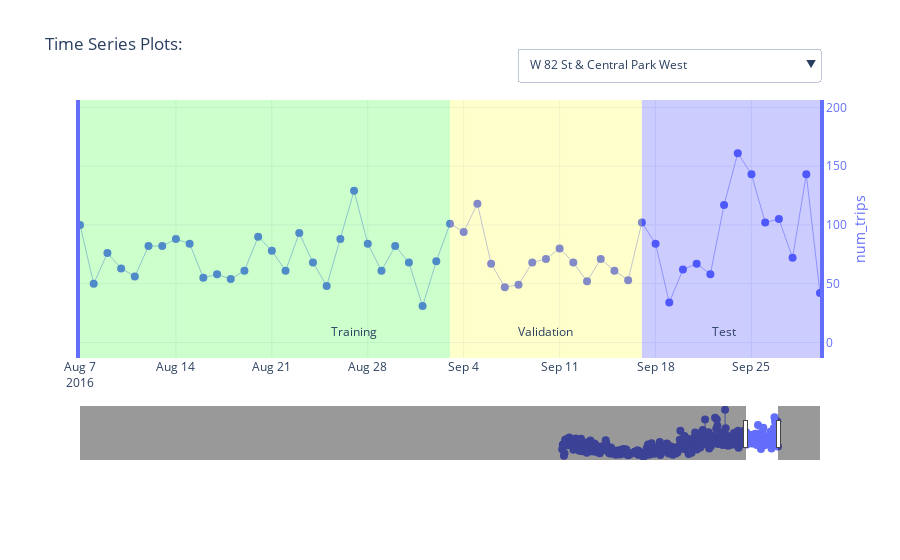

Notebook cell for this chart:
### Markdown cell above
### Plot Time Series

Create an interactive chart for review individual time series (bike stations) and scrolling through the time range by using [Plotly](https://plotly.com/python/):

### Code cell
# NA values in Pandas will not convert to JSON which Plotly uses:
rawSeries = rawSeries.fillna(np.nan).replace([np.nan], [None])

# create a figure:
fig = go.Figure()

# get a list of colors to use:
colors = px.colors.qualitative.Plotly

# list of columns to plot over time : target and covariates
variables = [TARGET_COLUMN] # + COVARIATE_COLUMNS # no covariate for univarate forecasting

# create dropdown/button to toggle series
buttons = []
b = 0 # default button index

# iterate through series:
series = rawSeries[SERIES_COLUMN].unique().tolist()[0:viz_limit]
for s in series:
    # iterate trhough columns
    for y, v in enumerate(variables):
        fig.add_trace(
            go.Scatter(
                x = rawSeries[rawSeries[SERIES_COLUMN]==s][TIME_COLUMN],
                y = rawSeries[rawSeries[SERIES_COLUMN]==s][v],
                name = f'{v}',
                text = rawSeries[rawSeries[SERIES_COLUMN]==s][v],
                yaxis = f"y{y+1}",
                hoverinfo='name+x+text',
                line = {'width': 0.5},
                marker = {'size': 8},
                mode = 'lines+markers',
                showlegend = False,
                visible = (b==0) # make a series visible as default: this uses the first series
            )
        )
    
    # which button to show:
    ff = 0 # count of forecast related traces add to each series
    which_buttons = [False] * len(series) * (len(variables) + ff)
    which_buttons[b * (len(variables) +ff):(b+1)*(len(variables) + ff)] = [True] * (len(variables) + ff)

    # create button for series:
    button = dict(
        label = s,
        method = 'update',
        args = [{'visible': which_buttons}]
    )
    buttons.append(button)
    b += 1

# add split regions: training
fig.add_shape(
    fillcolor = 'rgba(0, 255, 0, 0.2)',
    line = {'width': 0},
    type = 'rect',
    x0 = keyDates['start_date'][0],
    x1 = keyDates['val_start'][0],
    xref = 'x',
    y0 = 0,
    y1 = 1,
    yref = 'paper'
)
fig.add_annotation(
    x = keyDates['val_start'][0] - (keyDates['test_start'][0]-keyDates['val_start'][0])/2,
    y = 0,
    ax = 0, ay = 0,
    yref = 'y1',
    xref = 'x',
    text = 'Training',
    yanchor = 'bottom'
)

# add split regions: validation
fig.add_shape(
    fillcolor = 'rgba(255, 255, 0, 0.2)',
    line = {'width': 0},
    type = 'rect',
    x0 = keyDates['val_start'][0],
    x1 = keyDates['test_start'][0],
    xref = 'x',
    y0 = 0,
    y1 = 1,
    yref = 'paper'
)
fig.add_annotation(
    x = keyDates['val_start'][0] + (keyDates['test_start'][0]-keyDates['val_start'][0])/2,
    y = 0,
    ax = 0, ay = 0,
    yref = 'y1',
    xref = 'x',
    text = 'Validation',
    yanchor = 'bottom'
)

# add split regions: test
fig.add_shape(
    fillcolor = 'rgba(0, 0, 255, 0.2)',
    line = {'width': 0},
    type = 'rect',
    x0 = keyDates['test_start'][0],
    x1 = keyDates['end_date'][0],
    xref = 'x',
    y0 = 0,
    y1 = 1,
    yref = 'paper'
)
fig.add_annotation(
    x = keyDates['test_start'][0] + (keyDates['end_date'][0]-keyDates['test_start'][0])/2,
    y = 0,
    ax = 0, ay = 0,
    yref = 'y1',
    xref = 'x',
    text = 'Test',
    yanchor = 'bottom'
)

# configure axes layout:
layout = dict(
    xaxis =  dict(
        range = [keyDates['end_date'][0] - 2*(keyDates['end_date'][0] - keyDates['val_start'][0]), keyDates['end_date'][0]],
        rangeslider = dict(
            autorange = True,
            range = [keyDates['start_date'][0], keyDates['end_date'][0]]
        ),
        type = 'date'
    )
)
for v, variable in enumerate(variables):
    layout[f'yaxis{v+1}'] = dict(
        anchor = 'x',
        domain = [v*(1/len(variables)), (v+1)*(1/len(variables))],
        autorange = True,
        mirror = True,
        autoshift = True,
        title = dict(text = variable, standoff = 10 + 20 * (v % 2), font = dict(color = colors[v])),
        tickfont = dict(color = colors[v]),
        tickmode = 'auto',
        linecolor = colors[v],
        linewidth = 4,
        showline = True,
        side = 'right',
        type = 'linear',
        zeroline = False
    )

# final update of display before rendering
fig.update_layout(
    layout,
    title = 'Time Series Plots:',
    dragmode="zoom",
    hovermode="x",
    legend=dict(traceorder="reversed"),
    height=600,
    template="plotly_white",
    margin=dict(
        t=100,
        b=100
    ),
    updatemenus = [
        dict(
            buttons = buttons,
            type = 'dropdown',
            direction = 'down',
            x = 1,
            y = 1.2,
            showactive = True
        )
    ]
)

# render the interactive plot:
fig.show()

### Figure 1 — Plotly figure (JSON) as saved in the notebook; plotly's stock layout.template omitted (floating-point values rounded to 4 significant figures; data arrays with more than 128 entries replaced by an {"elided": "..."} marker saying what was removed)
{"data": [{"hoverinfo": "name+x+text", "line": {"width": 0.5}, "marker": {"size": 8}, "mode": "lines+markers", "name": "num_trips", "showlegend": false, "text": [14, 151, 255, 328, 259, 96, 117, 142, 129, 186, 221, 148, 151, 131, 132, 175, 269, 272, 39, 120, 164, 158, 137, 241, 288, 125, 120, 114, 93, 33], "type": "scatter", "visible": false, "x": ["2016-09-01", "2016-09-02", "2016-09-03", "2016-09-04", "2016-09-05", "2016-09-06", "2016-09-07", "2016-09-08", "2016-09-09", "2016-09-10", "2016-09-11", "2016-09-12", "2016-09-13", "2016-09-14", "2016-09-15", "2016-09-16", "2016-09-17", "2016-09-18", "2016-09-19", "2016-09-20", "2016-09-21", "2016-09-22", "2016-09-23", "2016-09-24", "2016-09-25", "2016-09-26", "2016-09-27", "2016-09-28", "2016-09-29", "2016-09-30"], "y": [14, 151, 255, 328, 259, 96, 117, 142, 129, 186, 221, 148, 151, 131, 132, 175, 269, 272, 39, 120, 164, 158, 137, 241, 288, 125, 120, 114, 93, 33], "yaxis": "y"}, {"hoverinfo": "name+x+text", "line": {"width": 0.5}, "marker": {"size": 8}, "mode": "lines+markers", "name": "num_trips", "showlegend": false, "text": {"elided": "1177 int values"}, "type": "scatter", "visible": false, "x": {"elided": "1177 str values"}, "y": {"elided": "1177 int values"}, "yaxis": "y"}, {"hoverinfo": "name+x+text", "line": {"width": 0.5}, "marker": {"size": 8}, "mode": "lines+markers", "name": "num_trips", "showlegend": false, "text": [85, 135, 240, 301, 132, 69, 63, 69, 48, 62, 100, 70, 60, 96, 73, 67, 111, 124, 76, 78, 83, 78, 80, 114, 140, 56, 83, 96, 40, 138, 146, 173, 159, 64, 108, 85, 82, 120, 161, 77, 86, 98, 75, 103, 153, 164, 18, 108, 111, 68, 109, 123, 139, 92, 87, 86, 104, 39], "type": "scatter", "visible": false, "x": ["2016-08-04", "2016-08-05", "2016-08-06", "2016-08-07", "2016-08-08", "2016-08-09", "2016-08-10", "2016-08-11", "2016-08-12", "2016-08-13", "2016-08-14", "2016-08-15", "2016-08-16", "2016-08-17", "2016-08-18", "2016-08-19", "2016-08-20", "2016-08-21", "2016-08-22", "2016-08-23", "2016-08-24", "2016-08-25", "2016-08-26", "2016-08-27", "2016-08-28", "2016-08-29", "2016-08-30", "2016-08-31", "2016-09-01", "2016-09-02", "2016-09-03", "2016-09-04", "2016-09-05", "2016-09-06", "2016-09-07", "2016-09-08", "2016-09-09", "2016-09-10", "2016-09-11", "2016-09-12", "2016-09-13", "2016-09-14", "2016-09-15", "2016-09-16", "2016-09-17", "2016-09-18", "2016-09-19", "2016-09-20", "2016-09-21", "2016-09-22", "2016-09-23", "2016-09-24", "2016-09-25", "2016-09-26", "2016-09-27", "2016-09-28", "2016-09-29", "2016-09-30"], "y": [85, 135, 240, 301, 132, 69, 63, 69, 48, 62, 100, 70, 60, 96, 73, 67, 111, 124, 76, 78, 83, 78, 80, 114, 140, 56, 83, 96, 40, 138, 146, 173, 159, 64, 108, 85, 82, 120, 161, 77, 86, 98, 75, 103, 153, 164, 18, 108, 111, 68, 109, 123, 139, 92, 87, 86, 104, 39], "yaxis": "y"}, {"hoverinfo": "name+x+text", "line": {"width": 0.5}, "marker": {"size": 8}, "mode": "lines+markers", "name": "num_trips", "showlegend": false, "text": [44, 40, 28, 30, 30, 35, 51, 24, 39, 25, 31, 44, 74, 83, 28, 31, 43, 55, 49, 57, 95, 33, 59, 41, 9, 24, 29, 2, 95, 23, 14, 37, 41, 78, 84, 25, 38, 18, 53, 51, 87, 69, 7, 26, 43, 27, 32, 63, 60, 47, 24, 41, 16, 13], "type": "scatter", "visible": false, "x": ["2016-08-08", "2016-08-09", "2016-08-10", "2016-08-11", "2016-08-12", "2016-08-13", "2016-08-14", "2016-08-15", "2016-08-16", "2016-08-17", "2016-08-18", "2016-08-19", "2016-08-20", "2016-08-21", "2016-08-22", "2016-08-23", "2016-08-24", "2016-08-25", "2016-08-26", "2016-08-27", "2016-08-28", "2016-08-29", "2016-08-30", "2016-08-31", "2016-09-01", "2016-09-02", "2016-09-03", "2016-09-04", "2016-09-05", "2016-09-06", "2016-09-07", "2016-09-08", "2016-09-09", "2016-09-10", "2016-09-11", "2016-09-12", "2016-09-13", "2016-09-14", "2016-09-15", "2016-09-16", "2016-09-17", "2016-09-18", "2016-09-19", "2016-09-20", "2016-09-21", "2016-09-22", "2016-09-23", "2016-09-24", "2016-09-25", "2016-09-26", "2016-09-27", "2016-09-28", "2016-09-29", "2016-09-30"], "y": [44, 40, 28, 30, 30, 35, 51, 24, 39, 25, 31, 44, 74, 83, 28, 31, 43, 55, 49, 57, 95, 33, 59, 41, 9, 24, 29, 2, 95, 23, 14, 37, 41, 78, 84, 25, 38, 18, 53, 51, 87, 69, 7, 26, 43, 27, 32, 63, 60, 47, 24, 41, 16, 13], "yaxis": "y"}, {"hoverinfo": "name+x+text", "line": {"width": 0.5}, "marker": {"size": 8}, "mode": "lines+markers", "name": "num_trips", "showlegend": false, "text": [28, 112, 77, 68, 62, 39, 50, 50, 36, 48, 38, 41, 47, 51, 38, 56, 55, 56, 61, 64, 59, 49, 45, 41, 23, 59, 58, 100, 51, 38, 47, 43, 42, 49, 73, 58, 75, 35, 67, 53, 75, 75, 27, 60, 54, 56, 58, 64, 65, 34, 50, 41, 40, 10], "type": "scatter", "visible": false, "x": ["2016-08-08", "2016-08-09", "2016-08-10", "2016-08-11", "2016-08-12", "2016-08-13", "2016-08-14", "2016-08-15", "2016-08-16", "2016-08-17", "2016-08-18", "2016-08-19", "2016-08-20", "2016-08-21", "2016-08-22", "2016-08-23", "2016-08-24", "2016-08-25", "2016-08-26", "2016-08-27", "2016-08-28", "2016-08-29", "2016-08-30", "2016-08-31", "2016-09-01", "2016-09-02", "2016-09-03", "2016-09-04", "2016-09-05", "2016-09-06", "2016-09-07", "2016-09-08", "2016-09-09", "2016-09-10", "2016-09-11", "2016-09-12", "2016-09-13", "2016-09-14", "2016-09-15", "2016-09-16", "2016-09-17", "2016-09-18", "2016-09-19", "2016-09-20", "2016-09-21", "2016-09-22", "2016-09-23", "2016-09-24", "2016-09-25", "2016-09-26", "2016-09-27", "2016-09-28", "2016-09-29", "2016-09-30"], "y": [28, 112, 77, 68, 62, 39, 50, 50, 36, 48, 38, 41, 47, 51, 38, 56, 55, 56, 61, 64, 59, 49, 45, 41, 23, 59, 58, 100, 51, 38, 47, 43, 42, 49, 73, 58, 75, 35, 67, 53, 75, 75, 27, 60, 54, 56, 58, 64, 65, 34, 50, 41, 40, 10], "yaxis": "y"}, {"hoverinfo": "name+x+text", "line": {"width": 0.5}, "marker": {"size": 8}, "mode": "lines+markers", "name": "num_trips", "showlegend": false, "text": {"elided": "359 int values"}, "type": "scatter", "visible": false, "x": {"elided": "359 str values"}, "y": {"elided": "359 int values"}, "yaxis": "y"}, {"hoverinfo": "name+x+text", "line": {"width": 0.5}, "marker": {"size": 8}, "mode": "lines+markers", "name": "num_trips", "showlegend": false, "text": {"elided": "361 int values"}, "type": "scatter", "visible": false, "x": {"elided": "361 str values"}, "y": {"elided": "361 int values"}, "yaxis": "y"}, {"hoverinfo": "name+x+text", "line": {"width": 0.5}, "marker": {"size": 8}, "mode": "lines+markers", "name": "num_trips", "showlegend": false, "text": {"elided": "355 int values"}, "type": "scatter", "visible": false, "x": {"elided": "355 str values"}, "y": {"elided": "355 int values"}, "yaxis": "y"}, {"hoverinfo": "name+x+text", "line": {"width": 0.5}, "marker": {"size": 8}, "mode": "lines+markers", "name": "num_trips", "showlegend": false, "text": {"elided": "345 int values"}, "type": "scatter", "visible": false, "x": {"elided": "345 str values"}, "y": {"elided": "345 int values"}, "yaxis": "y"}, {"hoverinfo": "name+x+text", "line": {"width": 0.5}, "marker": {"size": 8}, "mode": "lines+markers", "name": "num_trips", "showlegend": false, "text": {"elided": "1179 int values"}, "type": "scatter", "visible": false, "x": {"elided": "1179 str values"}, "y": {"elided": "1179 int values"}, "yaxis": "y"}, {"hoverinfo": "name+x+text", "line": {"width": 0.5}, "marker": {"size": 8}, "mode": "lines+markers", "name": "num_trips", "showlegend": false, "text": [42, 71, 108, 107, 103, 78, 90, 99, 67, 143, 152, 84, 94, 83, 96, 80, 151, 133, 59, 112, 121, 35, 86, 64, 75, 60, 58, 58, 77, 60, 69, 95, 60, 86, 55, 64, 66, 101, 106, 32, 70, 77, 82, 72, 67, 57, 39, 71, 69, 60, 32], "type": "scatter", "visible": false, "x": ["2016-08-11", "2016-08-12", "2016-08-13", "2016-08-14", "2016-08-15", "2016-08-16", "2016-08-17", "2016-08-18", "2016-08-19", "2016-08-20", "2016-08-21", "2016-08-22", "2016-08-23", "2016-08-24", "2016-08-25", "2016-08-26", "2016-08-27", "2016-08-28", "2016-08-29", "2016-08-30", "2016-08-31", "2016-09-01", "2016-09-02", "2016-09-03", "2016-09-04", "2016-09-05", "2016-09-06", "2016-09-07", "2016-09-08", "2016-09-09", "2016-09-10", "2016-09-11", "2016-09-12", "2016-09-13", "2016-09-14", "2016-09-15", "2016-09-16", "2016-09-17", "2016-09-18", "2016-09-19", "2016-09-20", "2016-09-21", "2016-09-22", "2016-09-23", "2016-09-24", "2016-09-25", "2016-09-26", "2016-09-27", "2016-09-28", "2016-09-29", "2016-09-30"], "y": [42, 71, 108, 107, 103, 78, 90, 99, 67, 143, 152, 84, 94, 83, 96, 80, 151, 133, 59, 112, 121, 35, 86, 64, 75, 60, 58, 58, 77, 60, 69, 95, 60, 86, 55, 64, 66, 101, 106, 32, 70, 77, 82, 72, 67, 57, 39, 71, 69, 60, 32], "yaxis": "y"}, {"hoverinfo": "name+x+text", "line": {"width": 0.5}, "marker": {"size": 8}, "mode": "lines+markers", "name": "num_trips", "showlegend": false, "text": {"elided": "359 int values"}, "type": "scatter", "visible": true, "x": {"elided": "359 str values"}, "y": {"elided": "359 int values"}, "yaxis": "y"}], "layout": {"annotations": [{"ax": 0, "ay": 0, "text": "Training", "x": "2016-08-27", "xref": "x", "y": 0, "yanchor": "bottom", "yref": "y"}, {"ax": 0, "ay": 0, "text": "Validation", "x": "2016-09-10", "xref": "x", "y": 0, "yanchor": "bottom", "yref": "y"}, {"ax": 0, "ay": 0, "text": "Test", "x": "2016-09-23", "xref": "x", "y": 0, "yanchor": "bottom", "yref": "y"}], "autosize": true, "dragmode": "zoom", "hovermode": "x", "legend": {"traceorder": "reversed"}, "margin": {"b": 100, "t": 100}, "shapes": [{"fillcolor": "rgba(0, 255, 0, 0.2)", "line": {"width": 0}, "type": "rect", "x0": "2013-07-01", "x1": "2016-09-03", "xref": "x", "y0": 0, "y1": 1, "yref": "paper"}, {"fillcolor": "rgba(255, 255, 0, 0.2)", "line": {"width": 0}, "type": "rect", "x0": "2016-09-03", "x1": "2016-09-17", "xref": "x", "y0": 0, "y1": 1, "yref": "paper"}, {"fillcolor": "rgba(0, 0, 255, 0.2)", "line": {"width": 0}, "type": "rect", "x0": "2016-09-17", "x1": "2016-09-30", "xref": "x", "y0": 0, "y1": 1, "yref": "paper"}], "title": {"text": "Time Series Plots:"}, "updatemenus": [{"active": 11, "buttons": [{"args": [{"visible": [true, false, false, false, false, false, false, false, false, false, false, false]}], "label": "Central Park North & Adam Clayton Powell Blvd", "method": "update"}, {"args": [{"visible": [false, true, false, false, false, false, false, false, false, false, false, false]}], "label": "Central Park S & 6 Ave", "method": "update"}, {"args": [{"visible": [false, false, true, false, false, false, false, false, false, false, false, false]}], "label": "Central Park W & W 96 St", "method": "update"}, {"args": [{"visible": [false, false, false, true, false, false, false, false, false, false, false, false]}], "label": "Central Park West & W 100 St", "method": "update"}, {"args": [{"visible": [false, false, false, false, true, false, false, false, false, false, false, false]}], "label": "Central Park West & W 102 St", "method": "update"}, {"args": [{"visible": [false, false, false, false, false, true, false, false, false, false, false, false]}], "label": "Central Park West & W 68 St", "method": "update"}, {"args": [{"visible": [false, false, false, false, false, false, true, false, false, false, false, false]}], "label": "Central Park West & W 72 St", "method": "update"}, {"args": [{"visible": [false, false, false, false, false, false, false, true, false, false, false, false]}], "label": "Central Park West & W 76 St", "method": "update"}, {"args": [{"visible": [false, false, false, false, false, false, false, false, true, false, false, false]}], "label": "Central Park West & W 85 St", "method": "update"}, {"args": [{"visible": [false, false, false, false, false, false, false, false, false, true, false, false]}], "label": "Grand Army Plaza & Central Park S", "method": "update"}, {"args": [{"visible": [false, false, false, false, false, false, false, false, false, false, true, false]}], "label": "W 106 St & Central Park West", "method": "update"}, {"args": [{"visible": [false, false, false, false, false, false, false, false, false, false, false, true]}], "label": "W 82 St & Central Park West", "method": "update"}], "direction": "down", "showactive": true, "type": "dropdown", "x": 1, "y": 1.2}], "xaxis": {"range": ["2016-08-07", "2016-09-30"], "rangeslider": {"autorange": true, "range": ["2013-07-01", "2016-12-10 10:28:13.4797"], "yaxis": {"_template": null, "rangemode": "match"}}, "type": "date"}, "yaxis": {"anchor": "x", "autorange": true, "autoshift": true, "domain": [0, 1], "linecolor": "#636EFA", "linewidth": 4, "mirror": true, "range": [-12.64, 205.6], "showline": true, "side": "right", "tickfont": {"color": "#636EFA"}, "tickmode": "auto", "title": {"font": {"color": "#636EFA"}, "standoff": 10, "text": "num_trips"}, "type": "linear", "zeroline": false}}}
